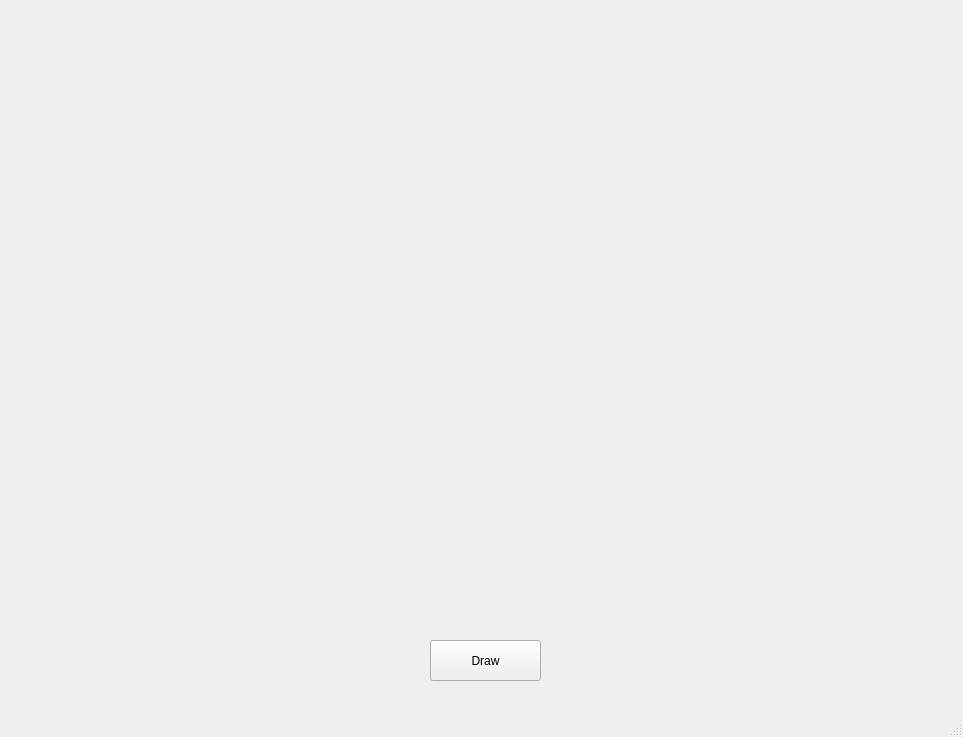
<?xml version="1.0" encoding="UTF-8"?>
<ui version="4.0">
 <class>MainWindow</class>
 <widget class="QMainWindow" name="MainWindow">
  <property name="geometry">
   <rect>
    <x>0</x>
    <y>0</y>
    <width>963</width>
    <height>737</height>
   </rect>
  </property>
  <property name="windowTitle">
   <string>MainWindow</string>
  </property>
  <widget class="QWidget" name="centralwidget">
   <widget class="QPushButton" name="pushButton">
    <property name="geometry">
     <rect>
      <x>430</x>
      <y>640</y>
      <width>111</width>
      <height>41</height>
     </rect>
    </property>
    <property name="text">
     <string>Draw</string>
    </property>
   </widget>
  </widget>
  <widget class="QMenuBar" name="menubar">
   <property name="geometry">
    <rect>
     <x>0</x>
     <y>0</y>
     <width>963</width>
     <height>21</height>
    </rect>
   </property>
  </widget>
  <widget class="QStatusBar" name="statusbar"/>
 </widget>
 <resources/>
 <connections/>
</ui>
